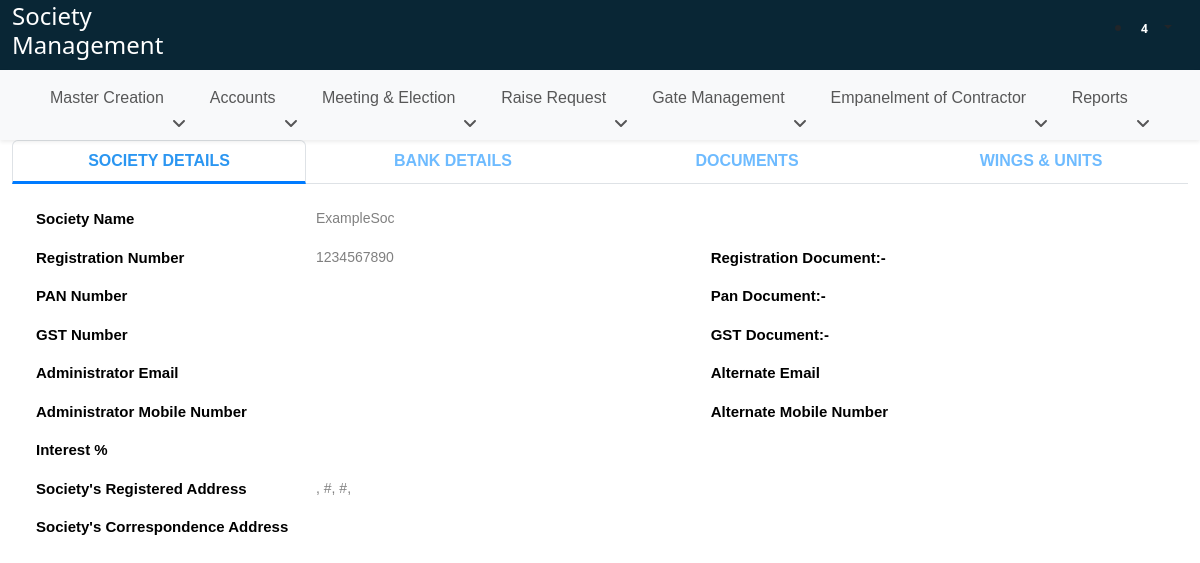
Page /society-details-view/ on the earlier database version.
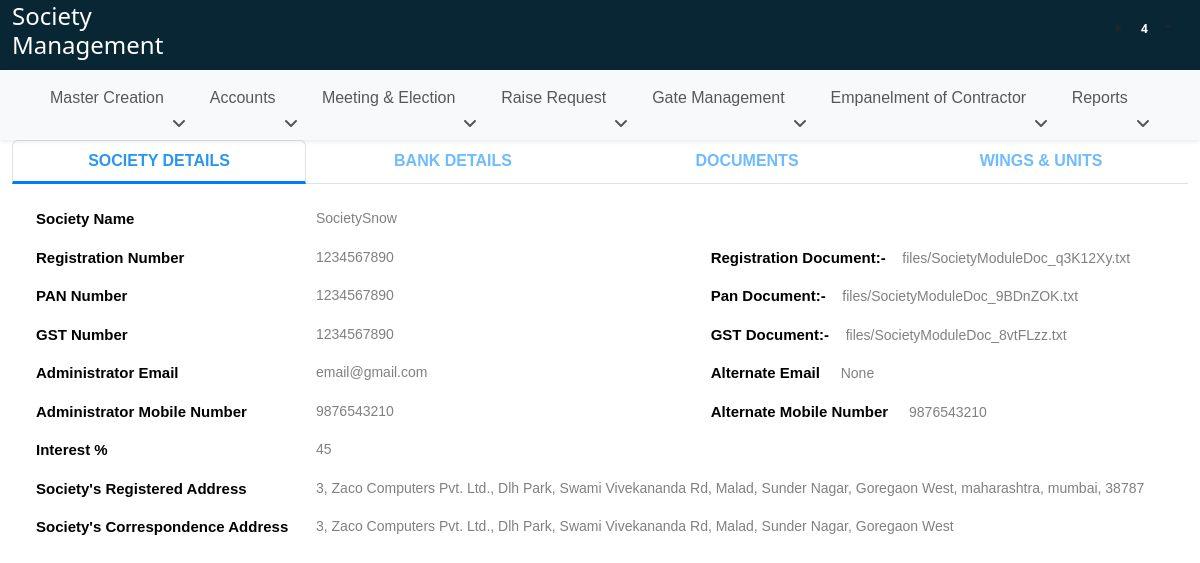
Same page on the later database version.
### Society/models.py (models this page shows)
class SocietyCreation(models.Model):
    society_name = models.CharField(max_length=200)
    admin_email = models.EmailField(null=True, blank=True)
    alternate_email = models.EmailField(null=True, blank=True)
    admin_mobile_number = models.CharField(max_length=10, null=True, blank=True)
    alternate_mobile_number = models.CharField(max_length=10, null=True, blank=True)
    registration_number = models.CharField(max_length=200, null=True, blank=True)
    registration_doc = models.FileField(upload_to='files/', null=True, blank=True)
    pan_number = models.CharField(max_length=200, null=True, blank=True)
    pan_number_doc = models.FileField(upload_to='files/', null=True, blank=True)
    gst_number = models.CharField(max_length=200, null=True, blank=True)
    gst_number_doc = models.FileField(upload_to='files/', null=True, blank=True)
    interest = models.CharField(max_length=100, null=True, blank=True)
    society_reg_address = models.TextField(null=True, blank=True)
    society_city = models.CharField(max_length=100, null=True, blank=True)
    socity_state = models.CharField(max_length=100, null=True, blank=True)
    pin_code = models.CharField(max_length=100, null=True, blank=True)
    society_corr_reg_address = models.TextField(null=True, blank=True)
    society_corr_city = models.CharField(max_length=100, null=True, blank=True)
    socity_corr_state = models.CharField(max_length=100, null=True, blank=True)
    pin_corr_code = models.CharField(max_length=100, null=True, blank=True)
    completion_cert = models.FileField(upload_to='files/', null=True, blank=True)
    occupancy_cert = models.FileField(upload_to='files/', null=True, blank=True)
    deed_of_conveyance = models.FileField(upload_to='files/', null=True, blank=True)
    society_by_law = models.FileField(upload_to='files/', null=True, blank=True)
    soc_other_document = models.FileField(upload_to='files/', null=True, blank=True)
    soc_other_document_spec = models.CharField(max_length=100, null=True, blank=True)

### Society/views.py (the view)
# urls.py: path('society-details-view/', views.society_details_view, name="society_details_view"),
def society_details_view(request):
    soc_object = SocietyCreation.objects.all().values()
    soc_bank_object = SocietyBankCreation.objects.all().values()
    soc_other_document_object = SocietyDocumentCreation.objects.all().values()
    soc_document_object = SocietyCreation.objects.values("completion_cert", "occupancy_cert", "deed_of_conveyance", "society_by_law")
    soc_wing_flat_object = SocietyUnitFlatCreation.objects.all().values()
    wing = SocietyUnitFlatCreation.objects.all().values_list("unit", flat=True).distinct()
    wing_flat_list = []
    for w in wing:
        flats = list(SocietyUnitFlatCreation.objects.filter(unit=w).values_list("flat", flat=True))
        result_tuple = (w, flats)
        wing_flat_list.append(result_tuple)
        print("Result Tuple:", result_tuple)
    print("wing_flat_list==========", wing_flat_list)
    return render(request, "society_details_view.html", {
        "soc_object": soc_object, "soc_bank_object": soc_bank_object,
        "soc_other_document_object": soc_other_document_object,
        "soc_document_object": soc_document_object,
        "soc_wing_flat_object": soc_wing_flat_object,
        "wing_flat_list": wing_flat_list
        })

### templates/society_details_view.html (shortened to what this page needs)
{% extends 'base.html' %}
{% load static %}
{% block body %}
<div class="container-fluid">
    <ul class="nav nav-justified aaa nav-tabs" id="myTab" role="tablist">
        <li class="nav-item " role="presentation">
            <button class="nav-link abc active" id="home-tab" data-bs-toggle="tab" data-bs-target="#home-tab-pane"
                type="button" role="tab" aria-controls="home-tab-pane" aria-selected="true">Society Details</button>
        </li>
        <li class="nav-item" role="presentation">
            <button class="nav-link abc" id="profile-tab" data-bs-toggle="tab" data-bs-target="#profile-tab-pane"
                type="button" role="tab" aria-controls="profile-tab-pane" aria-selected="false">Bank Details</button>
        </li>
        <li class="nav-item" role="presentation">
            <button class="nav-link abc" id="contact-tab" data-bs-toggle="tab" data-bs-target="#contact-tab-pane"
                type="button" role="tab" aria-controls="contact-tab-pane" aria-selected="false">Documents</button>
        </li>
        <li class="nav-item" role="presentation">
            <button class="nav-link abc" id="wing-tab" data-bs-toggle="tab" data-bs-target="#wing-tab-pane"
                type="button" role="tab" aria-controls="wing-tab-pane" aria-selected="false">Wings & Units</button>
        </li>
    </ul>
</div>
<div class="container-fluid">
    <div class="tab-content" id="myTabContent">
        <div class="tab-pane fade show active" id="home-tab-pane" role="tabpanel" aria-labelledby="home-tab"
            tabindex="0">
            <div class="row mt-3 p-2">
                {% for item in soc_object %}
                <div class="col-3">
                    <p class="ms-3 view-label">Society Name</p>
                </div>
                <div class="col-9">
                    <p class="view-inps">{{item.society_name}}</p>
                </div>
                <div class="col-3">
                    <p class="ms-3 view-label">Registration Number</p>
                </div>
                <div class="col-4">
                    <p class="view-inps">{{item.registration_number}}</p>
                </div>
                <div class="col-5">
                    <p class="view-label">Registration Document:-&nbsp;&nbsp;&nbsp; <span class="hovme view-inps">
                            {{item.registration_doc}}</span></p>
                </div>
                <div class="col-3">
                    <p class="ms-3 view-label">PAN Number</p>
                </div>
                <div class="col-4">
                    <p class="view-inps">{{item.pan_number}}</p>
                </div>
                <div class="col-5">
                    <p class="view-label">Pan Document:-&nbsp;&nbsp;&nbsp; <span class="hovme view-inps">
                            {{item.pan_number_doc}}</span></p>
                </div>
                <div class="col-3">
                    <p class="ms-3 view-label">GST Number</p>
                </div>
                <div class="col-4">
                    <p class="view-inps">{{item.gst_number}}</p>
                </div>
                <div class="col-5">
                    <p class="view-label">GST Document:-&nbsp;&nbsp;&nbsp; <span
                            class="hovme view-inps">{{item.gst_number_doc}}</span></p>
                </div>
                <div class="col-3">
                    <p class="ms-3 view-label">Administrator Email</p>
                </div>
                <div class="col-4">
                    <p class="view-inps">{{item.admin_email}}</p>
                </div>
                <div class="col-5">
                    <p class="view-label">Alternate Email &nbsp;&nbsp;&nbsp; <span
                            class="hovme view-inps">{{item.alternate_email}}</span></p>
                </div>
                <div class="col-3">
                    <p class="ms-3 view-label">Administrator Mobile Number</p>
                </div>
                <div class="col-4">
                    <p class="view-inps">{{item.admin_mobile_number}}</p>
                </div>
                <div class="col-5">
                    <p class="view-label">Alternate Mobile Number &nbsp;&nbsp;&nbsp; <span
                            class="hovme view-inps">{{item.alternate_mobile_number}}</span></p>
                </div>
                <div class="col-3">
                    <p class="ms-3 view-label">Interest %</p>
                </div>
                <div class="col-9">
                    <p class="view-inps">{{item.interest}}</p>
                </div>
                <div class="col-3">
                    <p class="ms-3 view-label">Society's Registered Address</p>
                </div>
                <div class="col-9">
                    <p class="view-inps">{{item.society_reg_address}}, {{item.socity_state}}, {{item.society_city}},
                        {{item.pin_code}}</p>
                </div>
                <div class="col-3">
                    <p class="ms-3 view-label">Society's Correspondence Address</p>
                </div>
                <div class="col-9">
                    <p class="view-inps">{{item.society_corr_reg_address}}</p>
                </div>
            </div>
            {% endfor %}
        </div>
    </div>
</div>
{% endblock body %}

### templates/base.html (shortened to what this page needs)
{% load static %}
<!DOCTYPE html>
<html lang="en">
<head>
    <link href="https://cdn.jsdelivr.net/npm/bootstrap@5.3.2/dist/css/bootstrap.min.css" rel="stylesheet"
>
    <link rel="stylesheet" href="https://cdnjs.cloudflare.com/ajax/libs/font-awesome/6.4.2/css/all.min.css"
 />
    <link rel="stylesheet" href="{% static '/css/society_common.css' %}">
    <link rel="stylesheet" href="https://cdnjs.cloudflare.com/ajax/libs/toastr.js/latest/toastr.min.css">
    <link rel="stylesheet" href="https://cdn.datatables.net/1.13.7/css/jquery.dataTables.min.css">
    <link rel="stylesheet" href="https://cdn.datatables.net/fixedcolumns/4.3.0/css/fixedColumns.dataTables.min.css">
    <link rel="stylesheet" href="https://cdn.datatables.net/buttons/2.4.2/css/buttons.dataTables.min.css">
    <link rel="stylesheet" href="https://cdn.datatables.net/searchbuilder/1.6.0/css/searchBuilder.dataTables.min.css">
    <link rel="stylesheet" href="https://cdn.datatables.net/datetime/1.5.1/css/dataTables.dateTime.min.css">
</head>
<body>
    <div class="header">
        <div class="container-fluid d-flex" style="background-color: #092635; height: 70px;">
            <div class="d-flex align-items-center gap-2">
                <div class="logo-topbar">
                    <a href="#" style="text-decoration: none;">
                        <h4 style="color: #fff;">Society<br> Management</h4>
                    </a>
                </div>
            </div>
            <ul class="align-items-center ms-auto me-3 d-flex gap-3">
                <li class="dropdown notification-list">
                    <a class="nav-link dropdown-toggle arrow-none" data-bs-toggle="dropdown" href="#" role="button"
                        aria-haspopup="false" aria-expanded="false">
                        <span class="noti-icon-badge badge text-bg-purple">4</span>
                    </a>
                </li>
            </ul>
        </div>
    </div>
    <div class="top-navbar">
        <nav class="navbar shadow-sm navbar-expand-lg bg-body-tertiary">
            <div class="container">
                <div class="collapse navbar-collapse" id="navbarSupportedContent">
                    <ul class="navbar-nav gap-2 ms-auto me-auto mb-2 mb-lg-0"
                        style="font-family: 'Calibri', sans-serif;">
                        <li class="nav-item dropdown">
                            <a class="nav-link hoverMe" href="#" role="button" data-bs-toggle="dropdown"
                                aria-expanded="false">
                                Master Creation &nbsp;<i class="fa-solid fa-angle-down float-end"
                                    style="padding-top: 6px;"></i>
                            </a>
                        </li>
                        <li class="nav-item dropdown">
                            <a class="nav-link" href="#" role="button" data-bs-toggle="dropdown" aria-expanded="false">
                                Accounts &nbsp;<i class="fa-solid fa-angle-down float-end"
                                    style="padding-top: 6px;"></i>
                            </a>
                        </li>
                        <li class="nav-item dropdown">
                            <a class="nav-link " href="#" role="button" data-bs-toggle="dropdown" aria-expanded="false">
                                Meeting & Election &nbsp;<i class="fa-solid fa-angle-down float-end"
                                    style="padding-top: 6px;"></i>
                            </a>
                        </li>
                        <li class="nav-item dropdown">
                            <a class="nav-link " href="#" role="button" data-bs-toggle="dropdown" aria-expanded="false">
                                Raise Request &nbsp;<i class="fa-solid fa-angle-down float-end"
                                    style="padding-top: 6px;"></i>
                            </a>
                        </li>
                        <li class="nav-item dropdown">
                            <a class="nav-link " href="#" role="button" data-bs-toggle="dropdown" aria-expanded="false">
                                Gate Management &nbsp;<i class="fa-solid fa-angle-down float-end"
                                    style="padding-top: 6px;"></i>
                            </a>
                        </li>
                        <li class="nav-item dropdown">
                            <a class="nav-link " href="#" role="button" data-bs-toggle="dropdown" aria-expanded="false">
                                Empanelment of Contractor &nbsp;<i class="fa-solid fa-angle-down float-end"
                                    style="padding-top: 6px;"></i>
                            </a>
                        </li>
                        <li class="nav-item dropdown">
                            <a class="nav-link " href="#" role="button" data-bs-toggle="dropdown" aria-expanded="false">
                                Reports &nbsp;<i class="fa-solid fa-angle-down float-end" style="padding-top: 6px;"></i>
                            </a>
                        </li>
                    </ul>
                </div>
            </div>
        </nav>
    </div>
    {% block body %}
    {% endblock body %}
</body>
</html>

### static/css/society_common.css (style rules this page uses)
* { margin: 0; padding: 0 }
p { color: grey }
.abc { text-transform: uppercase; font-weight: bold; color: #6ebbff; font-family: 'Calibri', sans-serif; }
.abc.active { border-bottom: 3px solid #007BFF !important; font-weight: bold; color: #2b96f1 !important; }
.hovme { cursor: pointer; }
.view-label { color: #000; font-weight: bold; font-size: 15px; font-family:"Calibri", sans-serif; }
.view-inps { color: grey; font-size: 14px; font-family:"Calibri", sans-serif; font-weight: normal; }

Differences in the rows shown:
removed SocietyCreation: society_name "ExampleSoc", registration_number "1234567890", socity_state "#", society_city "#"
added SocietyCreation: society_name "SocietySnow", registration_number "1234567890", registration_doc "files/SocietyModuleDoc_q3K12Xy.txt", pan_number "1234567890", pan_number_doc "files/SocietyModuleDoc_9BDnZOK.txt", gst_number "1234567890", gst_number_doc "files/SocietyModuleDoc_8vtFLzz.txt", admin_email "email@gmail.com", alternate_email "None", admin_mobile_number "9876543210", alternate_mobile_number "9876543210", interest "45", society_reg_address "3, Zaco Computers Pvt. Ltd., Dlh Park, Swami Vivekananda Rd, Malad, Sunder Nagar, Goregaon West", socity_state "maharashtra", society_city "mumbai", pin_code "38787", society_corr_reg_address "3, Zaco Computers Pvt. Ltd., Dlh Park, Swami Vivekananda Rd, Malad, Sunder Nagar, Goregaon West"
